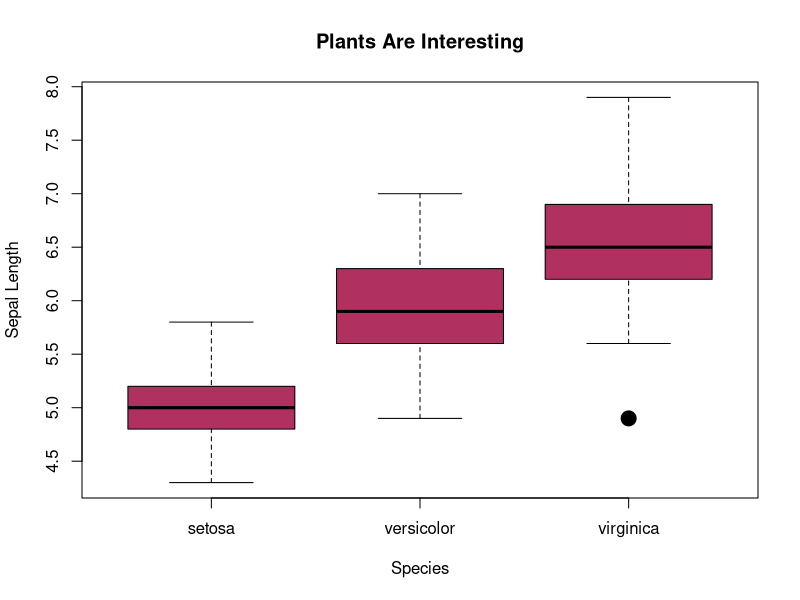

Generate this figure with R: (Note: this script raises an error after producing the figure.)
## ---- chunk 1
plot(iris$Species, iris$Sepal.Length, main="Plants Are Interesting", ylab= "Sepal Length", xlab= "Species",cex=2, pch=19, col="maroon")
## ---- chunk 2
plot(Sp, SepL, main="Plants Are Intriguing", ylab= "Sepal Length", xlab= "Species",cex=2, pch=19, col="maroon")
## ---- chunk 3
plot(iris$Petal.Length, SepL, main="Shades of Pink", ylab="Sepal Length", xlab="Petal Length", col=color, cex=2, pch=8)
